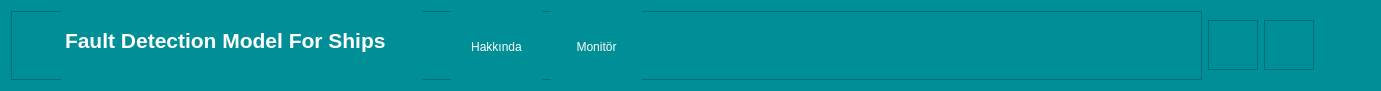
   <widget class="QFrame" name="Ust">
    <property name="enabled">
     <bool>true</bool>
    </property>
    <property name="geometry">
     <rect>
      <x>0</x>
      <y>0</y>
      <width>1381</width>
      <height>91</height>
     </rect>
    </property>
    <property name="sizePolicy">
     <sizepolicy hsizetype="Preferred" vsizetype="Preferred">
      <horstretch>0</horstretch>
      <verstretch>0</verstretch>
     </sizepolicy>
    </property>
    <property name="minimumSize">
     <size>
      <width>1301</width>
      <height>0</height>
     </size>
    </property>
    <property name="maximumSize">
     <size>
      <width>1600</width>
      <height>91</height>
     </size>
    </property>
    <property name="autoFillBackground">
     <bool>false</bool>
    </property>
    <property name="styleSheet">
     <string notr="true">background:rgb(0,143,150);</string>
    </property>
    <property name="frameShape">
     <enum>QFrame::NoFrame</enum>
    </property>
    <property name="frameShadow">
     <enum>QFrame::Raised</enum>
    </property>
    <layout class="QHBoxLayout" name="horizontalLayout_2">
     <item>
      <widget class="QFrame" name="frame_5">
       <property name="frameShape">
        <enum>QFrame::StyledPanel</enum>
       </property>
       <property name="frameShadow">
        <enum>QFrame::Raised</enum>
       </property>
       <widget class="QTextBrowser" name="textBrowser_2">
        <property name="geometry">
         <rect>
          <x>50</x>
          <y>0</y>
          <width>361</width>
          <height>71</height>
         </rect>
        </property>
        <property name="maximumSize">
         <size>
          <width>800</width>
          <height>16777215</height>
         </size>
        </property>
        <property name="focusPolicy">
         <enum>Qt::NoFocus</enum>
        </property>
        <property name="contextMenuPolicy">
         <enum>Qt::NoContextMenu</enum>
        </property>
        <property name="acceptDrops">
         <bool>false</bool>
        </property>
        <property name="autoFillBackground">
         <bool>false</bool>
        </property>
        <property name="styleSheet">
         <string notr="true"/>
        </property>
        <property name="inputMethodHints">
         <set>Qt::ImhNone</set>
        </property>
        <property name="frameShape">
         <enum>QFrame::NoFrame</enum>
        </property>
        <property name="frameShadow">
         <enum>QFrame::Plain</enum>
        </property>
        <property name="lineWidth">
         <number>2</number>
        </property>
        <property name="html">
         <string>&lt;!DOCTYPE HTML PUBLIC &quot;-//W3C//DTD HTML 4.0//EN&quot; &quot;http://www.w3.org/TR/REC-html40/strict.dtd&quot;&gt;
&lt;html&gt;&lt;head&gt;&lt;meta name=&quot;qrichtext&quot; content=&quot;1&quot; /&gt;&lt;style type=&quot;text/css&quot;&gt;
p, li { white-space: pre-wrap; }
&lt;/style&gt;&lt;/head&gt;&lt;body style=&quot; font-family:'MS Shell Dlg 2'; font-size:8.25pt; font-weight:400; font-style:normal;&quot;&gt;
&lt;p style=&quot;-qt-paragraph-type:empty; margin-top:0px; margin-bottom:0px; margin-left:0px; margin-right:0px; -qt-block-indent:0; text-indent:0px;&quot;&gt;&lt;br /&gt;&lt;/p&gt;
&lt;p style=&quot; margin-top:0px; margin-bottom:0px; margin-left:0px; margin-right:0px; -qt-block-indent:0; text-indent:0px;&quot;&gt;&lt;span style=&quot; font-size:16pt; font-weight:600; color:#ffffff;&quot;&gt;Fault Detection Model For Ships&lt;/span&gt;&lt;/p&gt;
&lt;p style=&quot;-qt-paragraph-type:empty; margin-top:0px; margin-bottom:0px; margin-left:0px; margin-right:0px; -qt-block-indent:0; text-indent:0px; font-size:16pt; font-weight:600; color:#ffffff;&quot;&gt;&lt;br /&gt;&lt;/p&gt;&lt;/body&gt;&lt;/html&gt;</string>
        </property>
        <property name="openLinks">
         <bool>false</bool>
        </property>
       </widget>
       <widget class="QPushButton" name="bn_hakkinda">
        <property name="geometry">
         <rect>
          <x>440</x>
          <y>0</y>
          <width>91</width>
          <height>71</height>
         </rect>
        </property>
        <property name="contextMenuPolicy">
         <enum>Qt::PreventContextMenu</enum>
        </property>
        <property name="autoFillBackground">
         <bool>false</bool>
        </property>
        <property name="styleSheet">
         <string notr="true">
color: rgb(255, 255, 255);
font: 90 15pt &quot;MS Shell Dlg 2&quot;;
border:0px;
</string>
        </property>
        <property name="text">
         <string>Hakkında</string>
        </property>
        <property name="autoDefault">
         <bool>false</bool>
        </property>
        <property name="default">
         <bool>false</bool>
        </property>
        <property name="flat">
         <bool>false</bool>
        </property>
       </widget>
       <widget class="QPushButton" name="bn_monitor">
        <property name="geometry">
         <rect>
          <x>540</x>
          <y>0</y>
          <width>91</width>
          <height>71</height>
         </rect>
        </property>
        <property name="contextMenuPolicy">
         <enum>Qt::PreventContextMenu</enum>
        </property>
        <property name="autoFillBackground">
         <bool>false</bool>
        </property>
        <property name="styleSheet">
         <string notr="true">
color: rgb(255, 255, 255);
font: 90 15pt &quot;MS Shell Dlg 2&quot;;
border:0px;
</string>
        </property>
        <property name="text">
         <string>Monitör</string>
        </property>
        <property name="autoDefault">
         <bool>false</bool>
        </property>
        <property name="default">
         <bool>false</bool>
        </property>
        <property name="flat">
         <bool>false</bool>
        </property>
       </widget>
      </widget>
     </item>
     <item>
      <widget class="QFrame" name="ufalt_2">
       <property name="minimumSize">
        <size>
         <width>50</width>
         <height>50</height>
        </size>
       </property>
       <property name="maximumSize">
        <size>
         <width>50</width>
         <height>50</height>
        </size>
       </property>
       <property name="styleSheet">
        <string notr="true"/>
       </property>
       <property name="frameShape">
        <enum>QFrame::StyledPanel</enum>
       </property>
       <property name="frameShadow">
        <enum>QFrame::Raised</enum>
       </property>
       <widget class="QPushButton" name="bn_min">
        <property name="geometry">
         <rect>
          <x>0</x>
          <y>0</y>
          <width>50</width>
          <height>50</height>
         </rect>
        </property>
        <property name="styleSheet">
         <string notr="true">QPushButton {
	border: none;
	background-color: rgba(0,0,0,0);
}
QPushButton:hover {
	background-color: rgb(0,113,150);
}
QPushButton:pressed {	
	background-color: rgba(0,0,0,0);
}
</string>
        </property>
        <property name="text">
         <string/>
        </property>
        <property name="icon">
         <iconset>
          <normaloff>Assests/hideAsset 53.png</normaloff>Assests/hideAsset 53.png</iconset>
        </property>
        <property name="iconSize">
         <size>
          <width>50</width>
          <height>50</height>
         </size>
        </property>
       </widget>
      </widget>
     </item>
     <item>
      <widget class="QFrame" name="buyut_2">
       <property name="minimumSize">
        <size>
         <width>50</width>
         <height>50</height>
        </size>
       </property>
       <property name="maximumSize">
        <size>
         <width>50</width>
         <height>50</height>
        </size>
       </property>
       <property name="styleSheet">
        <string notr="true"/>
       </property>
       <property name="frameShape">
        <enum>QFrame::StyledPanel</enum>
       </property>
       <property name="frameShadow">
        <enum>QFrame::Raised</enum>
       </property>
       <widget class="QPushButton" name="bn_expand">
        <property name="geometry">
         <rect>
          <x>0</x>
          <y>0</y>
          <width>50</width>
          <height>50</height>
         </rect>
        </property>
        <property name="autoFillBackground">
         <bool>false</bool>
        </property>
        <property name="styleSheet">
         <string notr="true">QPushButton {
	border: none;
	background-color: rgba(0,0,0,0);
}
QPushButton:hover {
	background-color: rgb(0,113,150);
}
QPushButton:pressed {	
	background-color: rgba(0,0,0,0);
}</string>
        </property>
        <property name="text">
         <string/>
        </property>
        <property name="icon">
         <iconset>
          <normaloff>Assests/max.png</normaloff>Assests/max.png</iconset>
        </property>
        <property name="iconSize">
         <size>
          <width>50</width>
          <height>50</height>
         </size>
        </property>
       </widget>
      </widget>
     </item>
     <item>
      <widget class="QFrame" name="kapat_2">
       <property name="minimumSize">
        <size>
         <width>50</width>
         <height>50</height>
        </size>
       </property>
       <property name="maximumSize">
        <size>
         <width>50</width>
         <height>50</height>
        </size>
       </property>
       <property name="sizeIncrement">
        <size>
         <width>0</width>
         <height>0</height>
        </size>
       </property>
       <property name="layoutDirection">
        <enum>Qt::LeftToRight</enum>
       </property>
       <property name="styleSheet">
        <string notr="true"/>
       </property>
       <property name="frameShape">
        <enum>QFrame::NoFrame</enum>
       </property>
       <property name="frameShadow">
        <enum>QFrame::Raised</enum>
       </property>
       <widget class="QPushButton" name="bn_close">
        <property name="geometry">
         <rect>
          <x>0</x>
          <y>0</y>
          <width>50</width>
          <height>50</height>
         </rect>
        </property>
        <property name="styleSheet">
         <string notr="true">QPushButton {
	border: none;
	background-color: rgba(0,0,0,0);
}
QPushButton:hover {
	background-color: rgb(0,113,150);
}
QPushButton:pressed {	
	background-color: rgba(0,0,0,0);
}</string>
        </property>
        <property name="text">
         <string/>
        </property>
        <property name="icon">
         <iconset>
          <normaloff>Assests/closeAsset 43.png</normaloff>Assests/closeAsset 43.png</iconset>
        </property>
        <property name="iconSize">
         <size>
          <width>50</width>
          <height>50</height>
         </size>
        </property>
       </widget>
      </widget>
     </item>
    </layout>
   </widget>
